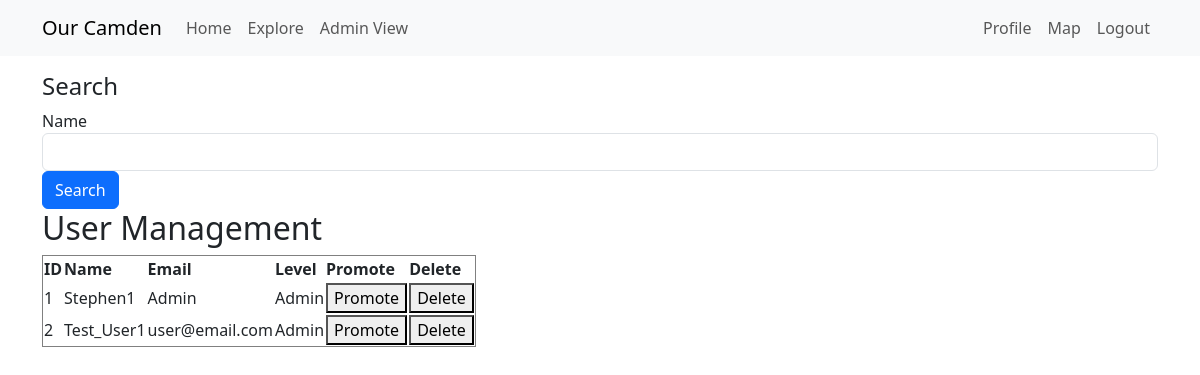
Before: /admin-view (signed in) with the older database file.
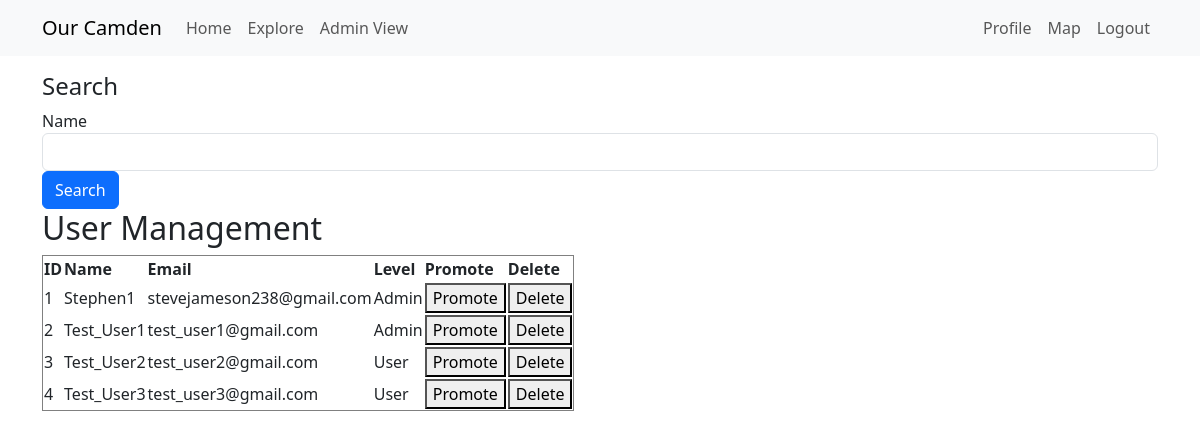
After: the same page with the newer database file.
### app/models.py (models this page shows, shortened)
class User(UserMixin, db.Model):
    __tablename__ = "User"
    __searchable__ = ['username', 'email',]
    id: so.Mapped[int] = so.mapped_column(primary_key=True) # so.Mapped gives a python data type to the attr, so.mapped_column creates the actual column
    access_level: so.Mapped[int] = so.mapped_column(
        default=0,  # Default to 0 (logged-in User)
        nullable=False
    )
    username: so.Mapped[str] = so.mapped_column(sa.String(64), index=True,
                                                unique=True)
    email: so.Mapped[str] = so.mapped_column(sa.String(120), index=True,
                                             unique=True)
    password_hash: so.Mapped[Optional[str]] = so.mapped_column(sa.String(256)) #attr can be defined as Optional
    about_me: so.Mapped[Optional[str]] = so.mapped_column(sa.String(140))
    last_seen: so.Mapped[Optional[datetime]] = so.mapped_column(
        default=lambda: datetime.now(timezone.utc))
    posts: so.WriteOnlyMapped['Post'] = so.relationship(
        back_populates='author',
        passive_deletes=True) #back_populates links Posts.author to User.posts
    following: so.WriteOnlyMapped['User'] = so.relationship(
        secondary=followers, primaryjoin=(followers.c.follower_id == id), # establish link between User and Follower tables, where the id matches (all the Users this current User follows)
        secondaryjoin=(followers.c.followed_id == id), #links followers back to Users. identifies all Users who are followed by the current User
        back_populates='followers',
        passive_deletes=True) #links User.following to Follower.followers (who the User is following)
    followers: so.WriteOnlyMapped['User'] = so.relationship(
        secondary=followers, primaryjoin=(followers.c.followed_id == id),
        secondaryjoin=(followers.c.follower_id == id),
        back_populates='following',
        passive_deletes=True) #same but for who the User is being followed by
    Markers: so.Mapped["Marker"] = so.relationship(
        "Marker",
        back_populates="creator",  # Links to the `Marker.creator` relationship
    )

### app/routes.py (the view)
@app.route('/admin-view')
@login_required
def admin_view():
    if current_user.is_authenticated and current_user.access_level == 1:
        try:
            query = request.args.get('query', '')
            if query:
                user_data = User.query.msearch(query, fields=['username', 'email']).all()
            else:
                user_data = User.query.all()
            marker_data = Marker.query.all()
            return render_template('admin_view.html', users=user_data, markers=marker_data)
        except Exception as e:
            print(f"Error: {str(e)}")
            return jsonify({'error': str(e)}), 500
    else:
        return redirect(url_for('index.html'))

### app/models.py (called while the page is built)
@login.user_loader
def load_User(id):
    return db.session.get(User, int(id))

### app/routes.py (called while the page is built)
@app.before_request
def before_request(): # if user is logged in, record the time they log in, update database
    if current_user.is_authenticated:
        current_user.last_seen = datetime.now(timezone.utc)
        db.session.commit()

### app/templates/admin_view.html (shortened to what this page needs)
{% extends "base.html" %}
{% block content %}
    <h4>Search</h4>
    <form class="form-inline" method="GET" action="{{ url_for('admin_view') }}">
        <div class="form-group">
            <label for="query">Name</label>
            <input type="text" class="form-control" name="query" id="query">
        </div>
        <button type="submit" class="btn btn-primary">Search</button>
    </form>
    <body>
    </head>
    <body>
        <h2>User Management</h2>
        <table border="1">
            <tr>
                <th>ID</th>
                <th>Name</th>
                <th>Email</th>
                <th>Level</th>
                <th>Promote</th>
                <th>Delete</th>
            </tr>
            {% for user in users %}
            <tr>
                <td>{{ user.id }}</td>
                <td contenteditable="true" onblur="editUser(event, {{ user.id }}, 'name')" data-original="{{ user.username }}">{{ user.username }}</td>
                <td contenteditable="true" onblur="editUser(event, {{ user.id }}, 'email')" data-original="{{ user.email }}">{{ user.email }}</td>
                <td>{% if user.access_level == 1 %}Admin{% else %}User{% endif %}</td>
                <td><button onclick="promoteUser({{ user.id }})">Promote</button></td>
                <td><button onclick="deleteUser({{ user.id }}, this.parentNode.parentNode)">Delete</button></td>
            </tr>
            {% endfor %}
        </table>
    </body>
{% endblock %}

Changed rows visible on the page:
changed User "Stephen1": email "Admin" → "stevejameson238@gmail.com"
changed User "Test_User1": email "user@email.com" → "test_user1@gmail.com"
added User: id "3", username "Test_User2", email "test_user2@gmail.com", access_level "User"
added User: id "4", username "Test_User3", email "test_user3@gmail.com", access_level "User"
